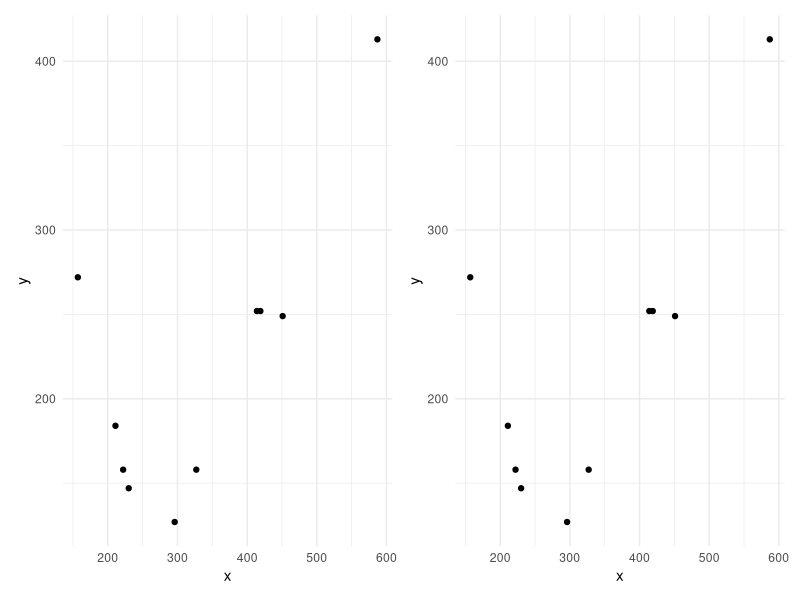

Reproduce this figure in R.
## ---- chunk 1
knitr::opts_chunk$set(echo = FALSE, results = 'markup', comment="")
knitr::knit_hooks$set(source = function(x, options) {
    paste("\\begin{lstlisting}[style=codechunk]\n", paste(x,collapse = "\n"), 
      "\n\\end{lstlisting}", sep = '')
})
knitr::knit_hooks$set(output = function(x, options) {
  return(paste("\\small\n\\begin{verbatim}\n", x, "\\end{verbatim}\n\\normalsize", sep = ""))
})
## ---- chunk 2
library(dplyr)
library(purrr)
library(tidyr)
library(ggplot2)
options(tibble.print_max = 10)
## ---- chunk 3
animalitos <- list(
  animales = c("perro", "gato", "elefante", "vaca"),
  acciones = c("ladrar", "maullar", "barritar", "mugir"),
  nombres = list("Dalmata" = "Pongo", "Marley"),
  5)
## ---- chunk 4
str(animalitos)
## ---- chunk 5
names(animalitos)
## ---- chunk 6
animalitos[["animales"]]
## ---- chunk 7
animalitos$acciones
## ---- chunk 8
animalitos$"nombres"
## ---- chunk 9
animalitos[[1]]
## ---- chunk 10
animalitos[[4]]
## ---- chunk 11
v <- c(2,5,7)
exp(v)
## ---- chunk 12
meses <- c("Ene","Feb","Mar","Abr","May","Jun",
           "Jul","Ago","Sep","Oct","Nov","Dic")
which(meses=="Sep")
which(meses==c("Sep","Ene"))
## ---- chunk 13
map(animalitos,typeof)
## ---- chunk 14
map(animalitos,length)
## ---- chunk 15
v <- c(1,3)
map(v,rnorm)
## ---- chunk 16
# agregamos parámetros adicionales de la función rnorm
v <- c(1,5)
map(v,rnorm,mean=4,sd=2)
## ---- chunk 17
map_chr(animalitos,typeof)
## ---- chunk 18
map_int(animalitos,length)
## ---- chunk 19
sumar_diez <- function(x) return(x+10)
map_dbl(c(-10,4,7),sumar_diez)
## ---- chunk 20
map_dbl(c(-10,4,7),function(x) return(x+10))
## ---- chunk 21
# función anónima (el argumento es siempre .x)
map_dbl(c(-10,4,7), ~.x+10) 
## ---- chunk 22
v <- c(1,5)
map(v,~rnorm(.x,mean=4,sd=2)) # el argumento es siempre .x!
## ---- chunk 23
v <- c(1,8)
map(v,~rnorm(n=2,mean=.x,sd=1)) # el argumento es siempre .x!
## ---- chunk 24
palabras <- c("recorcholis","nacimiento","rosedal","artista","ion")
cantidad_letras <- c(2,1,3,2,2)
# los argumentos son .x y .y
map2_chr(palabras,cantidad_letras,~substr(.x,1,.y)) 
## ---- chunk 25
inicio <- as.Date(c("2018-01-03","2019-03-06"))
fin <- as.Date(c("2018-01-06","2019-03-08"))
map2(inicio,fin,~seq.Date(.x,.y,by="1 day"))
## ---- chunk 26
pelis <- tibble(
cancion = c("Strange Things", "Life is a Highway", "I'm a Believer"),
autor = c("Randy Newman", "Rascal Flatts", "Smash Mouth"),
pelicula = c("Toy Story", "Cars", NA)
)
## ---- chunk 27
typeof(pelis)
## ---- chunk 28
as.list(pelis)
## ---- chunk 29
map_chr(pelis,typeof)
## ---- chunk 30
map_int(pelis,~sum(is.na(.x)))
## ---- chunk 31
T1 <- tibble(
  v1 = 1:3,
  v2 = c("a","b","c"),
  v3 = list(c("A","B","C")),
  v4 = 10
)
## ---- chunk 32
T1
## ---- chunk 33
T2 <- try(tibble(
  v1 = 1:3,
  v2 = c("a","b","c"),
  v3 = list(c("A","B","C"),"B")
),silent=T)
cat(T2)
## ---- chunk 34
T3 <- tibble(
  v1 = 1:3,
  v2 = c("a","b","c"),
  v3 = list(c("A","B","C"),"perro",5)
)
## ---- chunk 35
T3
## ---- chunk 36
T4 <- tibble(
  v1 = 1:3,
  v2 = c("a","b","c"),
  v3 = list(rnorm(1),rnorm(10),rnorm(100))
)
## ---- chunk 37
T4
## ---- chunk 38
animalitos <- list(animales = c("perro","gato","elefante","vaca"),
               acciones = c("ladrar","maullar","barritar","mugir"),
               nombres = list(c("Pongo","Marley","Golfo"),
                              c("Pelusa","Tom"),
                              c("Tantor","Dumbo"),
                              c("Oscar")))

as_tibble(animalitos)
## ---- chunk 39
options(width = 60)
head(mtcars)
## ---- chunk 40
mtcars %>%
  group_by(gear,carb) %>%
  nest()
## ---- chunk 41
mtcars %>%
  nest(datos = !c(gear,carb))
## ---- chunk 42
peleas <- tibble::tribble(
 ~pelea, ~horario,                      ~casting,
      1,  "20:30",        "gsf901,fez195,yfm179",
      2,  "20:50",               "thf028,yfm179",
      3,  "19:40", "jfa348,fez195,gky651,wpx281",
      4,  "21:00",               "thf028,fez195")
## ---- chunk 43
luchadores <- tibble::tribble(
   ~codigo,           ~nombre,
  "gsf901",  "Vicente Viloni",
  "thf028",     "Hip Hop Man",
  "wpx281",         "La Masa",
  "fez195", "Fulgencio Mejía",
  "jfa348",        "Mc Floyd",
  "phb625",     "Mario Morán",
  "gky651",      "Rulo Verde",
  "yfm179",    "Steve Murphy")
## ---- chunk 44
peleas %>%
  mutate(casting_split = strsplit(casting, split = ",")) %>%
  select(-horario,-casting) %>%
  unnest(casting_split) %>%
  left_join(luchadores, by = c("casting_split" = "codigo"))
## ---- chunk 45
datos <- tibble::tribble(
 ~id,~dia,  ~mes, ~año,
   1,  15, "Sep", 2019,
   2,   6, "oct", 2021,
   3,   3, "Ene", 2020,
   4,  31, "dic", 2019)
## ---- chunk 46
meses <- c("Ene","Feb","Mar","Abr","May","Jun",
           "Jul","Ago","Sep","Oct","Nov","Dic")
## ---- chunk 47
which(meses=="Sep")
## ---- chunk 48
which(meses==c("Sep","Ene"))
## ---- chunk 49
datos %>%
  mutate(mes_n = map(mes,~which(meses==.x)))
## ---- chunk 50
datos %>%
  mutate(mes_n = map(mes,~which(toupper(meses)==toupper(.x))))
## ---- chunk 51
datos %>%
  mutate(mes_n = map_int(mes,~which(toupper(meses)==toupper(.x))))
## ---- chunk 52
datos <- tibble::tribble(
  ~empresa, ~producto,       ~fecha, ~evento,
       "A",      "A1", "02/06/2018",     112,
       "A",      "A1", "06/06/2018",     141,
       "A",      "A1", "13/07/2018",     119,
       "A",      "A2", "01/05/2018",      53,
       "A",      "A2", "04/05/2018",      67,
       "B",      "B1", "01/07/2018",     127,
       "B",      "B1", "05/07/2018",     301,
       "B",      "B1", "10/07/2018",      98,
       "B",      "B1", "11/07/2018",     167)
datos$fecha <- as.Date(datos$fecha,format = "%d/%m/%Y")
## ---- chunk 53
fechas_todas <- 
  datos %>%
  group_by(empresa, producto) %>%
  summarise(fecha_inicial = min(fecha),
            fecha_final = max(fecha)) %>%
  mutate(fechas = map2(fecha_inicial,
                       fecha_final,
                       ~seq.Date(.x,.y,by="1 day"))) %>%
  select(-fecha_inicial,-fecha_final)
## ---- chunk 54
datos %>%
  group_by(empresa, producto) %>%
  summarise(fecha_inicial = min(fecha),
            fecha_final = max(fecha))
## ---- chunk 55
  datos %>%
  group_by(empresa, producto) %>%
  summarise(fecha_inicial = min(fecha),
            fecha_final = max(fecha)) %>%
  mutate(fechas = map2(fecha_inicial,
                       fecha_final,
                       ~seq.Date(.x,.y,by="1 day")))
## ---- chunk 56
fechas_todas %>%
  unnest(fechas) %>%
  left_join(datos, by = c("empresa","producto","fechas" = "fecha"))
## ---- chunk 57
list.files(pattern="archivo")
## ---- chunk 58
list.files(pattern="archivo") %>%
  tibble(archivos = .) %>%
  mutate(contenido = map(archivos,read.csv))
## ---- chunk 59
list.files(pattern="archivo") %>%
  tibble(archivos = .) %>%
  mutate(contenido = map(archivos,read.csv)) %>%
  unnest(contenido)
## ---- chunk 60
datos <- tibble::tribble(
               ~banda,                     ~cancion,                                                           ~frase,
    "Los Wachiturros",          "Este es el pasito",                               "El que no hace palmas es un gato",
            "La Base",             "Sabor sabrosón",      "Según la moraleja, el que no hace palmas se deja, se deja",
       "Damas Gratis",           "Me va a extrañar",                          "ATR perro cumbia cajeteala piola gato",
    "Altos Cumbieros",            "No voy a llorar",       "Andy, fijate que volvieron, quienes… los altos cumbieros",
  "Los Pibes Chorros", "Llegamos los Pibes Chorros", "Llegamos los pibes chorros queremos las manos de todos arriba…",
            "La Liga",               "Se re pudrió",                       "El que no hace palmas tiene fama de gato",
       "Los Palmeras",                    "La cola",    "A la una, a la dos, a la one two three four five seven nine")
## ---- chunk 61
options(width = 60)
datos
## ---- chunk 62
analizar_frase <- function(cancion){
  preposiciones <- c("a", "ante", "bajo", "cabe", "con", 
                     "contra", "de", "desde", "durante", 
                     "en", "entre", "hacia", "hasta", "mediante", 
                     "para", "por", "según", "sin", "so", "sobre", 
                     "tras", "versus", "vía")
  
  palabras <- strsplit(cancion," ") %>% unlist
  
  cant_palabras <- length(palabras)
  
  cant_preposiciones <- sum(palabras %in% preposiciones)
  
  return(list(cant_palabras = cant_palabras,
              cant_preposiciones = cant_preposiciones))
  }
## ---- chunk 63
datos %>%
  mutate(resultado = map(frase,analizar_frase))
## ---- chunk 64
options(width = 60)
datos %>%
  mutate(resultado = map(frase,analizar_frase)) %>%
  unnest_wider(resultado)
## ---- chunk 65
datos <- tibble::tribble(
 ~`x`,  ~`y`,
  211,   184,
  230,   147,
  587,   413,
  414,   252,
  419,   252,
  157,   272,
  327,   158,
  222,   158,
  451,   249,
  296,   127)
## ---- chunk 66
crossing(poly = 1:6, datos)
## ---- chunk 67
crossing(poly = 1:6, datos) %>%
  nest(datos = !poly)
## ---- chunk 68
plots <- crossing(poly = 1:6, datos) %>%
  nest(datos = !poly) %>%
  ungroup() %>%
  mutate(plot = map2(datos, poly,
                     function(data, poly) {
                       ggplot(data, aes(x = x, y = y)) +
                         geom_point() +
                         stat_smooth(
                           method = "lm", se = FALSE,
                           formula = y ~ poly(x, poly, raw = TRUE),
                           colour = "maroon1") + 
                         theme_minimal()
                     }))
## ---- chunk 69
plots
## ---- chunk 70
library(patchwork)
plots$plot[[1]] + plots$plot[[6]]
## ---- chunk 71
K <- 3
data <- mtcars %>% 
  mutate(fold = rep(1:K,length.out=nrow(.))) %>% 
  arrange(fold) %>%
  group_by(fold) %>%
  nest() %>%
  mutate(dummy = 1)
## ---- chunk 72
train_test <- data %>% 
  inner_join(data, by="dummy") %>%
  select(-dummy) %>%
  filter(fold.y != fold.x) %>%
  group_by(fold.x) %>%
  summarise(test = list(first(data.x)),
            train = list(bind_rows(data.y)))
## ---- chunk 73
data
## ---- chunk 74
data %>% 
  inner_join(data, by="dummy") %>%
  select(-dummy)
## ---- chunk 75
data %>% 
  inner_join(data, by="dummy") %>%
  select(-dummy) %>%
  filter(fold.y != fold.x) %>%
  group_by(fold.x)
## ---- chunk 76
train_test
## ---- chunk 77
train_test %>%
  mutate(modelo = map(train,~lm(mpg ~ wt,data=.x)))
## ---- chunk 78
train_test %>%
  mutate(modelo = map(train,~lm(mpg ~ wt,data=.x)),
         pred = map2(modelo,test,~predict(.x,.y)))
## ---- chunk 79
train_test %>%
  mutate(modelo = map(train,~lm(mpg ~ wt,data=.x)),
         pred = map2(modelo,test,~predict(.x,.y)),
         real = map(test,"mpg"))
## ---- chunk 80
bolilleros <- list(1:6,1:50,1:100)
cant <- list(6,5,4)
con_reemplazo <- list(TRUE,FALSE,FALSE)

pmap(list(bolilleros,cant,con_reemplazo),
     ~sample(x = ..1, size = ..2, replace = ..3))
## ---- chunk 81
options(width = 60)
e <- try(c(list.files(pattern="archivo"),"archivo_4.csv") %>%
  tibble(archivos = .) %>%
  mutate(contenido = map(archivos,read.csv)) %>%
  unnest(contenido),silent = TRUE)
cat(e)
## ---- chunk 82
possibly_read.csv <- possibly(read.csv,otherwise = data.frame())

c(list.files(pattern="archivo"),"archivo_4.csv") %>%
  tibble(archivos = .) %>%
  mutate(contenido = map(archivos,possibly_read.csv))
